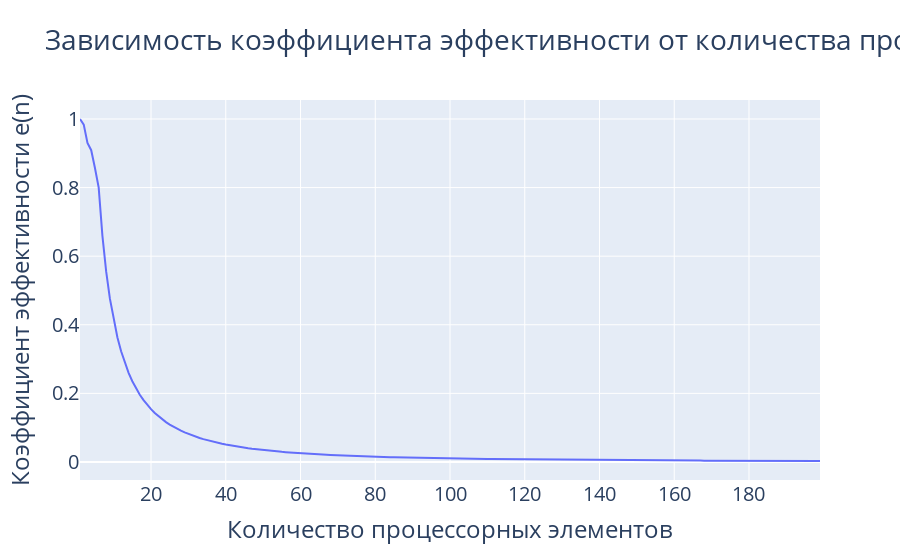

The notebook cell saved with this chart:
### Code cell
# Efficency coefficient graphic (dependence on proceccing elems, based on 20 size num vector)
vector_size = 20
x_vector = []
y_vector = []
for i in range(1, 200):
    vector_1 = [random.randint(0, 63) for _ in range(vector_size)]
    vector_2 = [random.randint(0, 63) for _ in range(vector_size)]
    seq_pipeline = ArithmeticPipeline(vector_1, vector_2, 1, 6)
    par_pipeline = ArithmeticPipeline(vector_1, vector_2, i, 6)
    while seq_pipeline.is_busy:
        seq_pipeline.tact()
    while par_pipeline.is_busy:
        par_pipeline.tact()
    x_vector.append(i)
    y_vector.append(round(seq_pipeline.status['tacts_done'] / 
                          (par_pipeline.status['tacts_done'] * i), 10))
fig = go.Figure()
fig.add_trace(
    go.Scatter(x=x_vector, y=y_vector, mode='lines',
               text=[f'n = {n}; e(n) = {y}' for n, y in enumerate(y_vector, 1)],
               textposition='bottom center')
)
fig.update_layout(title_text='Зависимость коэффициента эффективности от количества процессорных элементов',
                  font=dict(size=20))
fig.update_xaxes(title_text='Количество процессорных элементов')
fig.update_yaxes(title_text='Коэффициент эффективности e(n)')
fig.show(width=1280, height=720, autosize=True)

### Figure 1 — Plotly figure (JSON) as saved in the notebook; plotly's stock layout.template omitted (floating-point values rounded to 4 significant figures; data arrays with more than 128 entries replaced by an {"elided": "..."} marker saying what was removed)
{"data": [{"mode": "lines", "text": {"elided": "199 str values"}, "textposition": "bottom center", "type": "scatter", "x": {"elided": "199 int values"}, "y": {"elided": "199 float values"}}], "layout": {"font": {"size": 20}, "title": {"text": "Зависимость коэффициента эффективности от количества процессорных элементов"}, "xaxis": {"title": {"text": "Количество процессорных элементов"}}, "yaxis": {"title": {"text": "Коэффициент эффективности e(n)"}}}}
